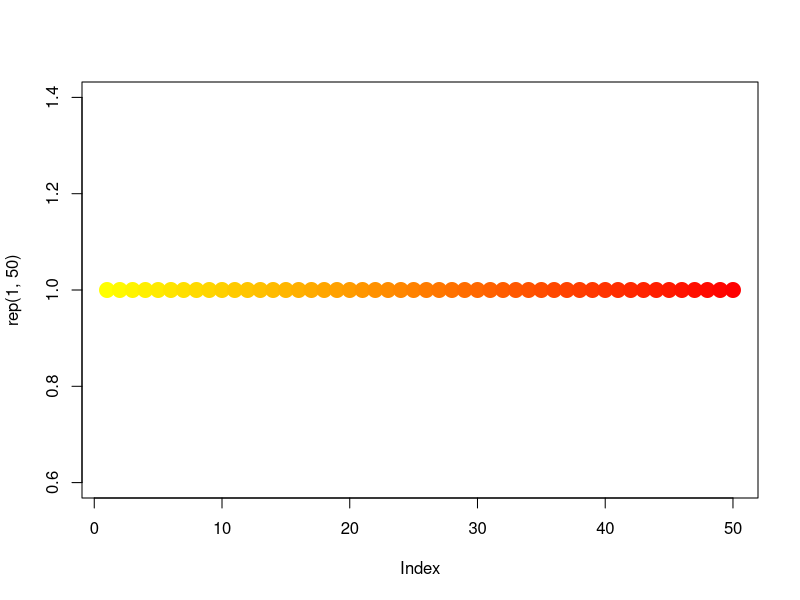

Write R code to recreate this figure. (Note: this script raises an error after producing the figure.)
#
# ----------------------------------- AGE and Engagement
# code by Eugene Ch'ng (www.complexity.io)
# http://www.github.com/drecuk
#
# The code is linked to the two articles below:
# Ch’ng E., Cai S., F.T. Leow, Zhang T. (forthcoming) The Adoption and Use of Emerging Cultural Technologies in China’s Museums, Journal of Cultural Heritage
# Ch’ng E., Cai S., F.T. Leow, Zhang T. (forthcoming) Datasets on the evaluation of the adoption and use of digital technologies in China Museums, Data in Brief
#

rm(list=ls()) #will remove ALL objects

# --------------------------- COLOUR RAMP
colfunc<-colorRampPalette(c("yellow","red"))
plot(rep(1,50),col=(colfunc(50)), pch=19,cex=2)


#------------------------------------ LOAD FILE
# Getting the path of your current open file
current_path = rstudioapi::getActiveDocumentContext()$path 
setwd(dirname(current_path ))

dAE2 = read.table("AgeEngagement.csv", header=TRUE, skip=0, sep=",")
df = subset(dAE2, select=c(2:7))
names(df)
summary(df)

dev.new(width=10.25,height=5.25,units="in",res=1200, bg="white")

boxplot(df, ylab="Age", xlab="Engagement (0 = no engagement, 1 = low, 5 = high)", xaxt='n', yaxt='n')
axis(1, at=seq(1, 6, by=1), labels=c("0", "1", "2", "3", "4", "5")) 
axis(2, at=seq(0, 90, by=10)) 
title(main="Age Groups and Engagement", cex.main=1)

dev.print(png,'05-AgeEngagement.png', width=10.25,height=5.25, units="in",res=1200, bg="white") 
dev.off()


# --------- APPENDIX
# drawing age data out from the original raw file.
d = read.table("workingData.csv", header=TRUE, skip=0, sep=",")
# converting age "75-90" to 90 as numeric
df$Age2 <- as.character(df$Age)
df$Age2[df$Age2 == "75-90"] <- 90
df$Age <- as.numeric(df$Age2)


sum(((as.numeric(d$Age) >= 24) | (as.numeric(d$Age) <= 90)) & (d$Engagement == 5), na.rm = TRUE) # child and 5 engagement
sum(((d$Age >= 17) | (d$Age == 12)) & (d$Engagement == 4), na.rm = TRUE) # child and 4 engagement
sum(((d$Age == 17) | (d$Age == 12)) & (d$Engagement == 3), na.rm = TRUE) # child and 3 engagement
sum(((d$Age == 17) | (d$Age == 12)) & (d$Engagement == 2), na.rm = TRUE) # child and 2 engagement
sum(((d$Age == 17) | (d$Age == 12)) & (d$Engagement == 1), na.rm = TRUE) # child and 1 engagement
sum(((d$Age == 17) | (d$Age == 12)) & (d$Engagement == 0), na.rm = TRUE) # child and 1 engagement

sum((d$Age == 24) & (d$Engagement == 5), na.rm = TRUE)
sum((d$Age == 24) & (d$Engagement == 4), na.rm = TRUE)
sum((d$Age == 24) & (d$Engagement == 3), na.rm = TRUE)
sum((d$Age == 24) & (d$Engagement == 2), na.rm = TRUE)
sum((d$Age == 24) & (d$Engagement == 1), na.rm = TRUE)
sum((d$Age == 24) & (d$Engagement == 0), na.rm = TRUE)

sum((d$Age == 34) & (d$Engagement == 5), na.rm = TRUE)
sum((d$Age == 34) & (d$Engagement == 4), na.rm = TRUE)
sum((d$Age == 34) & (d$Engagement == 3), na.rm = TRUE)
sum((d$Age == 34) & (d$Engagement == 2), na.rm = TRUE)
sum((d$Age == 34) & (d$Engagement == 1), na.rm = TRUE)
sum((d$Age == 34) & (d$Engagement == 0), na.rm = TRUE)

sum((d$Age == 44) & (d$Engagement == 5), na.rm = TRUE)
sum((d$Age == 44) & (d$Engagement == 4), na.rm = TRUE)
sum((d$Age == 44) & (d$Engagement == 3), na.rm = TRUE)
sum((d$Age == 44) & (d$Engagement == 2), na.rm = TRUE)
sum((d$Age == 44) & (d$Engagement == 1), na.rm = TRUE)
sum((d$Age == 44) & (d$Engagement == 0), na.rm = TRUE)

sum((d$Age == 54) & (d$Engagement == 5), na.rm = TRUE)
sum((d$Age == 54) & (d$Engagement == 4), na.rm = TRUE)
sum((d$Age == 54) & (d$Engagement == 3), na.rm = TRUE)
sum((d$Age == 54) & (d$Engagement == 2), na.rm = TRUE)
sum((d$Age == 54) & (d$Engagement == 1), na.rm = TRUE)
sum((d$Age == 54) & (d$Engagement == 0), na.rm = TRUE)

sum((d$Age == 64) & (d$Engagement == 5), na.rm = TRUE)
sum((d$Age == 64) & (d$Engagement == 4), na.rm = TRUE)
sum((d$Age == 64) & (d$Engagement == 3), na.rm = TRUE)
sum((d$Age == 64) & (d$Engagement == 2), na.rm = TRUE)
sum((d$Age == 64) & (d$Engagement == 1), na.rm = TRUE)
sum((d$Age == 64) & (d$Engagement == 0), na.rm = TRUE)

sum((d$Age == 74) & (d$Engagement == 5), na.rm = TRUE)
sum((d$Age == 74) & (d$Engagement == 4), na.rm = TRUE)
sum((d$Age == 74) & (d$Engagement == 3), na.rm = TRUE)
sum((d$Age == 74) & (d$Engagement == 2), na.rm = TRUE)
sum((d$Age == 74) & (d$Engagement == 1), na.rm = TRUE)
sum((d$Age == 74) & (d$Engagement == 0), na.rm = TRUE)

sum((d$Age == 90) & (d$Engagement == 5), na.rm = TRUE)
sum((d$Age == 90) & (d$Engagement == 4), na.rm = TRUE)
sum((d$Age == 90) & (d$Engagement == 3), na.rm = TRUE)
sum((d$Age == 90) & (d$Engagement == 2), na.rm = TRUE)
sum((d$Age == 90) & (d$Engagement == 1), na.rm = TRUE)
sum((d$Age == 90) & (d$Engagement == 0), na.rm = TRUE)

#Age 44: 8 ranked 5, 11 ranked 4, 11 ranked 3, 9 ranked 2, 17 ranked 1 
#Age 54: 8 ranked 5, 3 ranked 4, 5 ranked 3, 10 ranked 2, 14 ranked 1 
#Age 34: 14 ranked 5, 37 ranked 4, 61 ranked 3, 39 ranked 2, 60 ranked 1 

sum(((d$Age == 17) | (d$Age == 12)))
